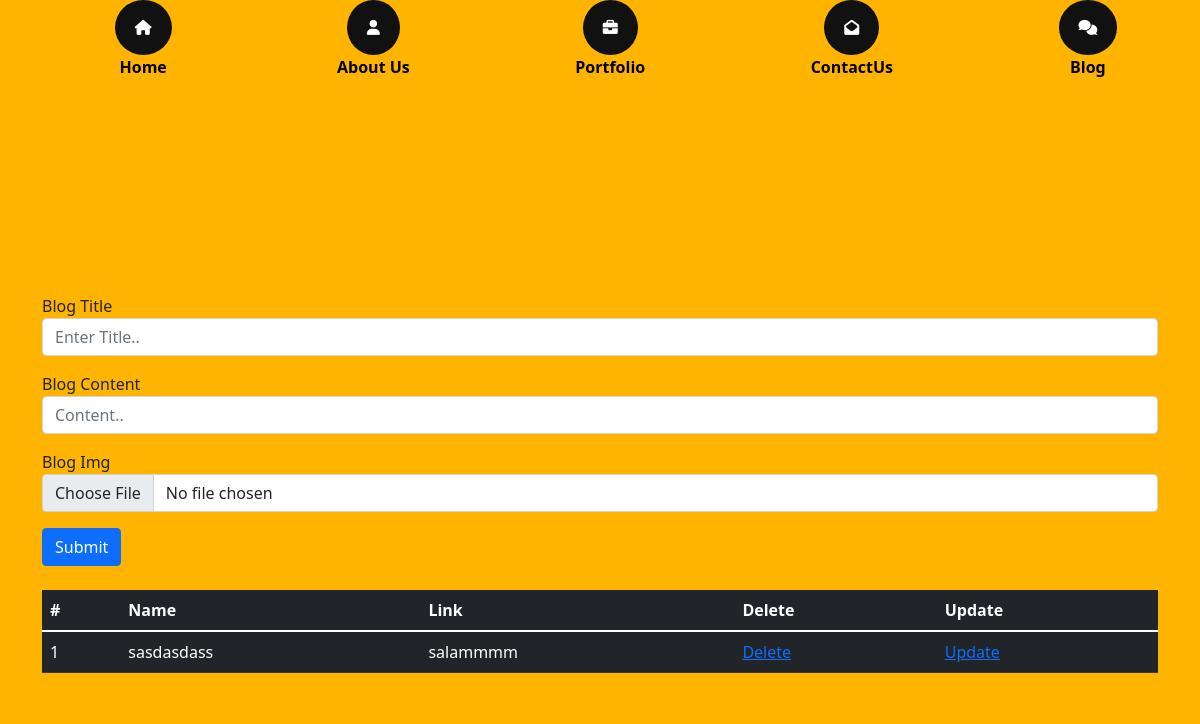
The app's page /admin/blog, older data.
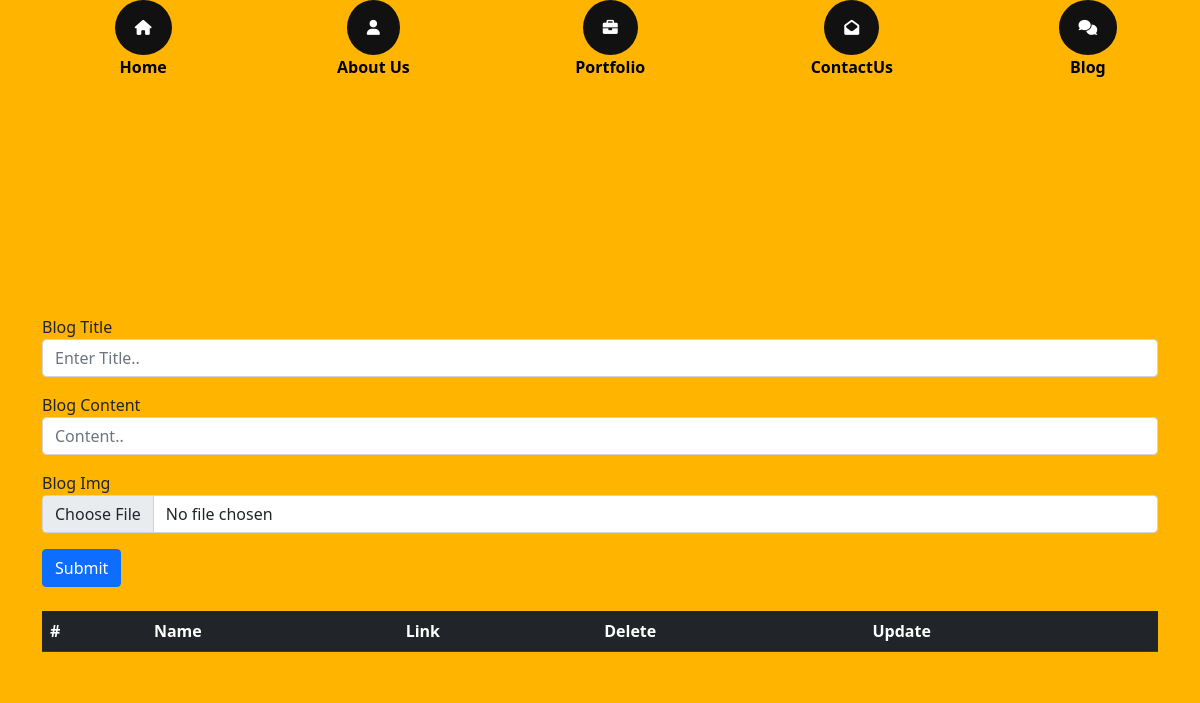
The same page, newer data.
### modules.py (models this page shows)
class Blogs(db.Model):
    id=db.Column(db.Integer,primary_key=True)
    blog_img = db.Column(db.String(150))
    blog_title = db.Column(db.String(50))
    blog_content = db.Column(db.String(150))

### routes/admin/routes.py (the view, shortened to what this page needs)
@app.route("/admin/blog", methods=["GET","POST"])
def blog():
    from modules import Blogs
    import os
    from run import db
    from werkzeug.utils import secure_filename
    blogs = Blogs.query.all()
    return render_template("admin/blog.html", blogs=blogs)

### templates/admin/blog.html
{% extends "admin/base.html" %} {% block content %}
<div class="main">
    <div class="container">
        <form action="/admin/blog" method="POST" enctype="multipart/form-data">
            <div class="form-group">
                <label class="text-dark" for="exampleInputEmail1">Blog Title</label>
                <input type="text" name="blog_title" class="form-control" id="exampleInputEmail1" aria-describedby="emailHelp" placeholder="Enter Title..">
            </div>
            <div class="form-group mt-3">
                <label for="exampleInputPassword1">Blog Content</label>
                <input type="text" name="blog_content" class="form-control" placeholder="Content..">
            </div>
            <div class="form-group mt-3">
                <label for="exampleInputPassword1">Blog Img</label>
                <input type="file" name="blog_img" class="form-control">
            </div>
            <button type="submit" class="btn btn-primary mt-3">Submit</button>
            <table class="table table-dark my-4">
                <thead>
                    <tr>
                        <th scope="col">#</th>
                        <th scope="col">Name</th>
                        <th scope="col">Link</th>
                        <th scope="col">Delete</th>
                        <th scope="col">Update</th>
                    </tr>
                </thead>
                <thead>
                    {% for blog in blogs %}
                    <tr>
                        <td>{{blog.id}}</td>
                        <td>{{blog.blog_title}}</td>
                        <td>{{blog.blog_content}}</td>
                        <td>
                            <a href="/blogDelete/{{blog.id}}">Delete</a>
                        </td>
                        <td>
                            <a href="/blogEdit/{{blog.id}}">Update</a>
                        </td>
                    </tr>
                    {% endfor %}
                </thead>
            </table>
        </form>
    </div>
</div>
{% endblock %}

### templates/admin/base.html (shortened to what this page needs)
<!DOCTYPE html>
<html lang="en">
<head>
    <link rel="stylesheet" href="../../static/css/base.css">
    <link rel="stylesheet" href="/static/css/bootstrap.css">
    <link rel="stylesheet" href="https://cdnjs.cloudflare.com/ajax/libs/font-awesome/6.0.0-beta2/css/all.min.css"
    />
</head>
<body>
    <div class="nav-bar">
        <ul>
            <li><a href="/admin/home"><i class="fas fa-home"></i></a><span>Home</span></li>
            <li><a href="/admin/skills"><i class="fas fa-user"></i></a><span>About Us</span></li>
            <li><a href="/admin/portfolio"><i class="fas fa-briefcase"></i></a><span>Portfolio</span></li>
            <li><a href="/admin/base"><i class="fas fa-envelope-open"></i></a><span>ContactUs</span></li>
            <li><a href="/admin/blog"><i class="fas fa-comments"></i></a><span>Blog</span></li>
        </ul>
    </div>
    {% block content %} {% endblock %}
</body>
</html>

### static/css/base.css (style rules this page uses)
body { margin: 0; padding: 0; border: 0; font-size: 100%; font: inherit; vertical-align: baseline; background-color: #252525; background-image: linear-gradient(45deg, #ffb400 50%, #252525 35%, #ffb400 42%); }
.container { background-color: #ffb400; width: 100%; margin: 0 auto; }
ul { display: flex; list-style-type: none; justify-content: space-around; margin: 0px; }
.nav-bar i { border-radius: 50%; color: white; padding: 20px 20px 20px 20px; font-size: 15px; background: #111; cursor: pointer; margin: 0px; }
.main { height: 100vh; display: flex; align-items: center; justify-content: center; }
ul li { display: grid; text-align: center; }
li span { color: black; font-weight: 600; font-style: normal; }

Row changes from the older to the newer data that the page shows:
removed Blogs: id "1", blog_title "sasdasdass", blog_content "salammmm"
